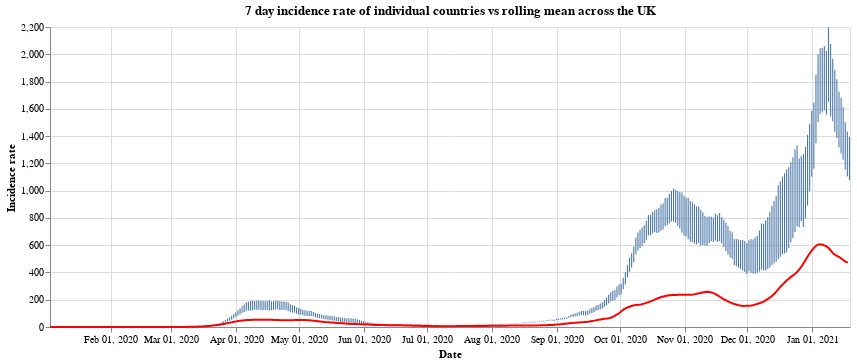

Here is the notebook cell this chart was saved with:
### Code cell
#collapse
countries = uk_cases['areaName'].unique()
countries.sort()

selection = alt.selection_single(
    name='Select',
    fields=['areaName'],
    init={'areaName': 'Wales'},
    bind={'areaName': alt.binding_select(options=countries)}
)

# scatter plot, modify opacity based on selection
bars = alt.Chart(uk_cases).mark_bar().add_selection(
    selection
).encode(
    x=alt.X("yearmonthdate(date):T", axis=alt.Axis(title='Date')),
    y=alt.Y("weeklyCasesRate:Q", axis=alt.Axis(title='Incidence rate')),
    tooltip='weeklyCasesRate:Q',
    opacity=alt.condition(selection, alt.value(1), alt.value(0))
).properties(title=f'7 day incidence rate of individual countries vs rolling mean across the UK', width=800)

line = alt.Chart(overview_cases).mark_line(
    color='red',
    size=2,
).transform_window(
    rolling_mean='mean(weeklyCasesRate)',
    frame=[0, 7]
).encode(
    x='yearmonthdate(date):T',
    y='rolling_mean:Q'
)

alt.layer(bars, line)

### Figure 1 — Vega-Lite specification as saved in the notebook (floating-point values rounded to 4 significant figures; data arrays with more than 128 entries replaced by an {"elided": "..."} marker saying what was removed)
{"config": {"view": {"continuousWidth": 400, "continuousHeight": 300}}, "layer": [{"data": {"name": "data-f2a9a4dcb3204f6864e1b925902c9302"}, "mark": "bar", "encoding": {"opacity": {"condition": {"value": 1, "selection": "Select"}, "value": 0}, "tooltip": {"type": "quantitative", "field": "weeklyCasesRate"}, "x": {"type": "temporal", "axis": {"title": "Date"}, "field": "date", "timeUnit": "yearmonthdate"}, "y": {"type": "quantitative", "axis": {"title": "Incidence rate"}, "field": "weeklyCasesRate"}}, "selection": {"Select": {"type": "single", "fields": ["areaName"], "init": {"areaName": "Wales"}, "bind": {"areaName": {"input": "select", "options": ["England", "Northern Ireland", "Scotland", "Wales"]}}}}, "title": "7 day incidence rate of individual countries vs rolling mean across the UK", "width": 800}, {"data": {"name": "data-6ca01a19c75fce9a7c74bffc92209c69"}, "mark": {"type": "line", "color": "red", "size": 2}, "encoding": {"x": {"type": "temporal", "field": "date", "timeUnit": "yearmonthdate"}, "y": {"type": "quantitative", "field": "rolling_mean"}}, "transform": [{"window": [{"op": "mean", "field": "weeklyCasesRate", "as": "rolling_mean"}], "frame": [0, 7]}]}], "$schema": "https://vega.github.io/schema/vega-lite/v4.8.1.json", "datasets": {"data-f2a9a4dcb3204f6864e1b925902c9302": {"elided": "1528 records"}, "data-6ca01a19c75fce9a7c74bffc92209c69": {"elided": "382 records"}}}
